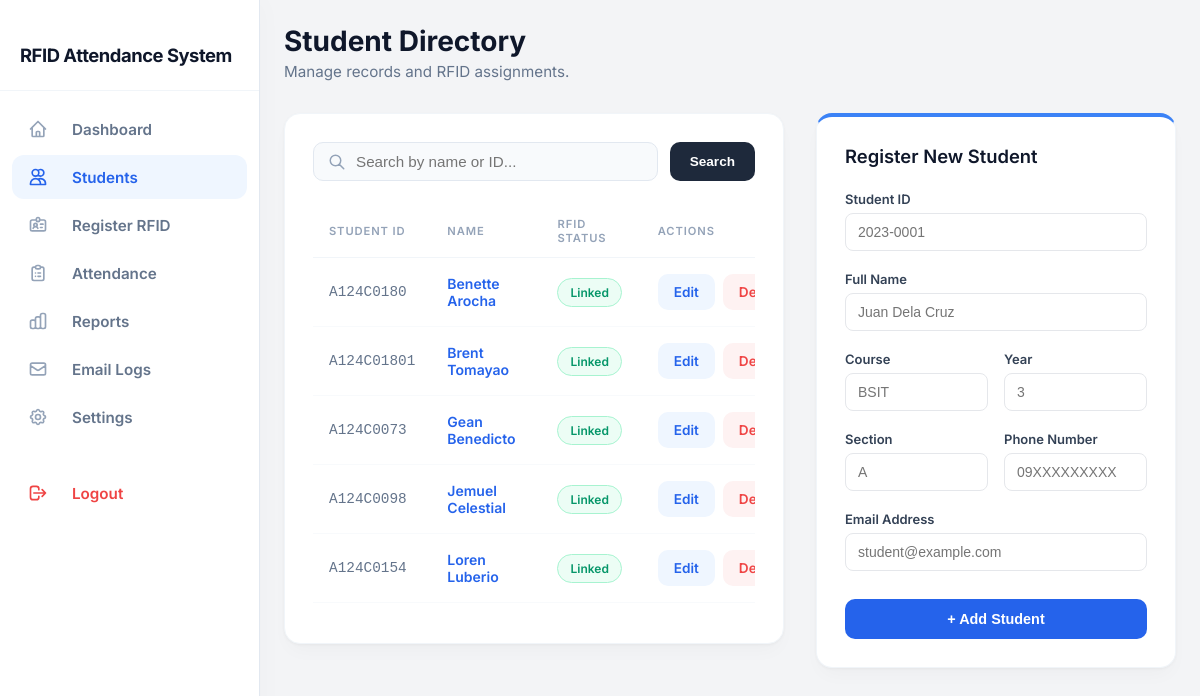
The app's page /admin/students.php (signed in) with its own data.
### tables this page shows
CREATE TABLE `students` (
  `id` int(11) NOT NULL,
  `student_id` varchar(30) NOT NULL,
  `fullname` varchar(150) NOT NULL,
  `course` varchar(100) DEFAULT NULL,
  `year` varchar(20) DEFAULT NULL,
  `section` varchar(20) DEFAULT NULL,
  `phone` varchar(20) DEFAULT NULL,
  `email` varchar(255) DEFAULT NULL,
  `rfid_uid` varchar(50) DEFAULT NULL,
  `photo` varchar(255) DEFAULT NULL,
  `created_at` timestamp NOT NULL DEFAULT current_timestamp()
);

### includes/functions.php (called while the page is built, shortened)
<?php
function h(mixed $value): string {
    return htmlspecialchars($value ?? '', ENT_QUOTES, 'UTF-8');
}

### admin/students.php (the view, shortened to what this page needs)
<?php
require_once '../includes/config.php';
require_once '../includes/functions.php';
$editStudent = null;
$search = trim($_GET['search'] ?? '');
if ($search !== '') {
    $searchEsc = mysqli_real_escape_string($conn, $search);
    $students = mysqli_query($conn, "SELECT * FROM students WHERE fullname LIKE '%$searchEsc%' OR student_id LIKE '%$searchEsc%' ORDER BY fullname");
} else {
    $students = mysqli_query($conn, "SELECT * FROM students ORDER BY fullname");
}
require_once '../includes/header.php';
require_once '../includes/sidebar.php';
?>
<div class="page-content">
    <div style="margin-bottom: 32px;">
        <h1 style="font-size: 1.75rem; font-weight: 700; color: var(--slate-900); margin: 0 0 4px 0;">Student Directory</h1>
        <p style="color: var(--slate-500); font-size: 0.95rem; margin: 0;">Manage records and RFID assignments.</p>
    </div>
    <div class="students-container">
        <div class="table-section">
            <div class="clean-card">
                <form method="GET" class="search-wrapper">
                    <input type="text" name="search" class="search-input" placeholder="Search by name or ID..." value="<?php echo h($search); ?>">
                    <button type="submit" class="action-tag" style="background:var(--slate-800); color:white; padding: 10px 20px; border-radius: 10px;">Search</button>
                </form>
                <div class="table-container">
                    <table>
                        <thead>
                            <tr>
                                <th>Student ID</th>
                                <th>Name</th>
                                <th>RFID Status</th>
                                <th>Actions</th>
                            </tr>
                        </thead>
                        <tbody>
                        <?php while ($s = mysqli_fetch_assoc($students)):
                            $isEditingRow = ($editStudent && $editStudent['id'] == $s['id']);
                            $rfidText = $s['rfid_uid'] ? h($s['rfid_uid']) : 'Unregistered';
                        ?>
                            <tr style="<?php echo $isEditingRow ? 'background-color: var(--slate-50); box-shadow: inset 3px 0 0 var(--blue-500);' : ''; ?>">
                                <td style="font-family: monospace; font-size: 0.9rem; color: var(--slate-500);">
                                    <?php echo h($s['student_id']); ?>
                                </td>
                                <td>
                                    <span class="student-name-link"
                                          data-id="<?php echo h($s['student_id']); ?>"
                                          data-name="<?php echo h($s['fullname']); ?>"
                                          data-course="<?php echo h($s['course']); ?>"
                                          data-year="<?php echo h($s['year']); ?>"
                                          data-section="<?php echo h($s['section']); ?>"
                                          data-phone="<?php echo h($s['phone']); ?>"
                                          data-email="<?php echo h($s['email']); ?>"
                                          data-rfid="<?php echo $rfidText; ?>"
                                          onclick="openStudentModal(this)">
                                        <?php echo h($s['fullname']); ?>
                                    </span>
                                </td>
                                <td>
                                    <?php if ($s['rfid_uid']): ?>
                                        <span class="status-badge badge-active">Linked</span>
                                    <?php else: ?>
                                        <span class="status-badge badge-none">Unlinked</span>
                                    <?php endif; ?>
                                </td>
                                <td>
                                    <div class="actions-flex">
                                        <a class="action-tag tag-edit" href="students.php?edit=<?php echo $s['id']; ?>">Edit</a>
                                        <?php if(!$isEditingRow): ?>
                                            <a class="action-tag tag-delete" href="students.php?delete=<?php echo $s['id']; ?>" onclick="return confirm('Delete this record entirely?');">Delete</a>
                                        <?php endif; ?>
                                    </div>
                                </td>
                            </tr>
                        <?php endwhile; ?>
                        </tbody>
                    </table>
                </div>
            </div>
        </div>
        <div class="form-section <?php echo $editStudent ? 'is-editing' : ''; ?>">
            <div class="clean-card" style="border-top: 4px solid var(--blue-500);">
                <h2>
                    <?php echo $editStudent ? 'Edit Student Details' : 'Register New Student'; ?>
                </h2>
                <form method="POST">
                    <div class="form-group">
                        <label>Student ID</label>
                        <input type="text" name="student_id" class="clean-input" required value="<?php echo h($editStudent['student_id'] ?? ''); ?>" placeholder="2023-0001">
                    </div>
                    <div class="form-group">
                        <label>Full Name</label>
                        <input type="text" name="fullname" class="clean-input" required value="<?php echo h($editStudent['fullname'] ?? ''); ?>" placeholder="Juan Dela Cruz">
                    </div>
                    <div class="form-row">
                        <div class="form-group">
                            <label>Course</label>
                            <input type="text" name="course" class="clean-input" value="<?php echo h($editStudent['course'] ?? ''); ?>" placeholder="BSIT">
                        </div>
                        <div class="form-group">
                            <label>Year</label>
                            <input type="text" name="year" class="clean-input" value="<?php echo h($editStudent['year'] ?? ''); ?>" placeholder="3">
                        </div>
                    </div>
                    <div class="form-row">
                        <div class="form-group">
                            <label>Section</label>
                            <input type="text" name="section" class="clean-input" value="<?php echo h($editStudent['section'] ?? ''); ?>" placeholder="A">
                        </div>
                        <div class="form-group">
                            <label>Phone Number</label>
                            <input type="text" name="phone" class="clean-input" value="<?php echo h($editStudent['phone'] ?? ''); ?>" placeholder="09XXXXXXXXX">
                        </div>
                    </div>
                    <div class="form-group">
                        <label>Email Address</label>
                        <input type="email" name="email" class="clean-input" value="<?php echo h($editStudent['email'] ?? ''); ?>" placeholder="student@example.com">
                    </div>
                    <div style="margin-top: 28px;">
                        <button type="submit" class="btn-solid">
                            <?php echo $editStudent ? 'Save Changes' : '+ Add Student'; ?>
                        </button>
                    </div>
                </form>
            </div>
        </div>
    </div>
</div>
<?php require_once '../includes/footer.php'; ?>

### assets/css/style.css (style rules this page uses)
:root { --primary: #4f46e5; --primary-dark: #4338ca; --success: #16a34a; --warning: #d97706; --danger: #dc2626; --bg: #f4f5fb; --card-bg: #ffffff; --text: #1f2937; --text-light: #6b7280; --border: #e5e7eb; --sidebar-bg: #1e1b4b; --sidebar-text: #c7d2fe; }
* { box-sizing: border-box; margin: 0; padding: 0; }
body { font-family: 'Segoe UI', Roboto, Arial, sans-serif; background: var(--bg); color: var(--text); }
a { text-decoration: none; color: inherit; }
table { width: 100%; border-collapse: collapse; font-size: 14px; }
th, td { text-align: left; padding: 10px 12px; border-bottom: 1px solid var(--border); }
th { color: var(--text-light); font-weight: 600; font-size: 12px; text-transform: uppercase; letter-spacing: 0.03em; }
.form-group { margin-bottom: 16px; }
.form-group label { display: block; font-size: 13px; font-weight: 600; margin-bottom: 6px; }
.form-group input, .form-group select, .form-group textarea { width: 100%; padding: 10px 12px; border: 1px solid var(--border); border-radius: 8px; font-size: 14px; }
.form-row { display: grid; grid-template-columns: 1fr 1fr; gap: 16px; }

### includes/header.php (style rules this page uses)
body, html { margin: 0; padding: 0; overflow-x: hidden; font-family: 'Inter', sans-serif; background-color: #f3f4f6; }

### includes/sidebar.php (style rules this page uses)
:root { --slate-50: #f8fafc; --slate-100: #f1f5f9; --slate-200: #e2e8f0; --slate-300: #cbd5e1; --slate-400: #94a3b8; --slate-500: #64748b; --slate-700: #334155; --slate-800: #1e293b; --slate-900: #0f172a; --blue-500: #3b82f6; --blue-600: #2563eb; --red-500: #ef4444; }

### records on screen
students: student "A124C0180", fullname "Benette Arocha", rfid_uid "Linked"
students: student "A124C01801", fullname "Brent Tomayao", rfid_uid "Linked"
students: student "A124C0073", fullname "Gean Benedicto", rfid_uid "Linked"
students: student "A124C0098", fullname "Jemuel Celestial", rfid_uid "Linked"
students: student "A124C0154", fullname "Loren Luberio", rfid_uid "Linked"
